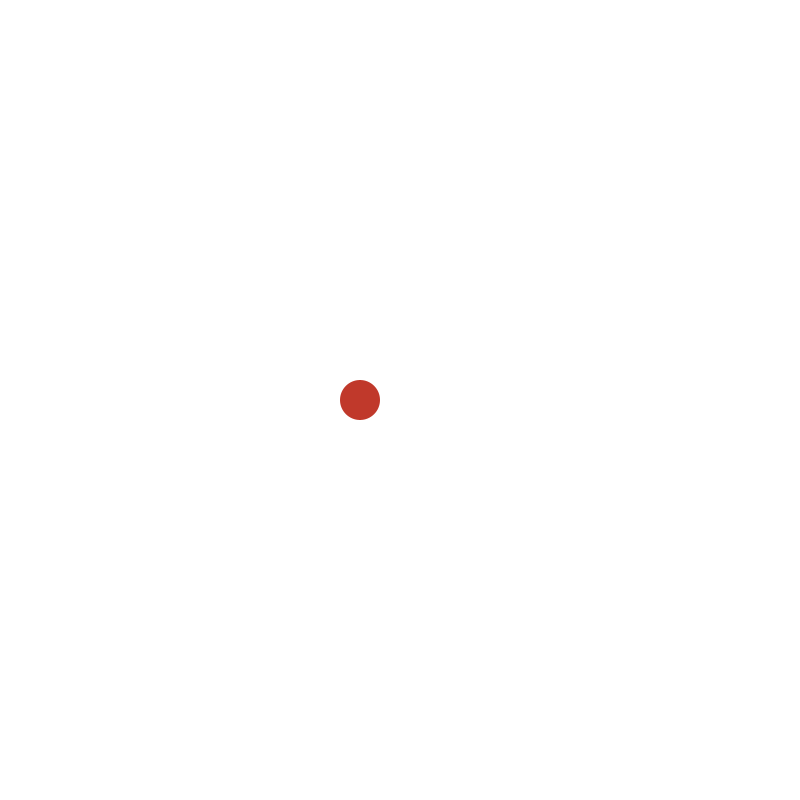
Frame 1 (no input)
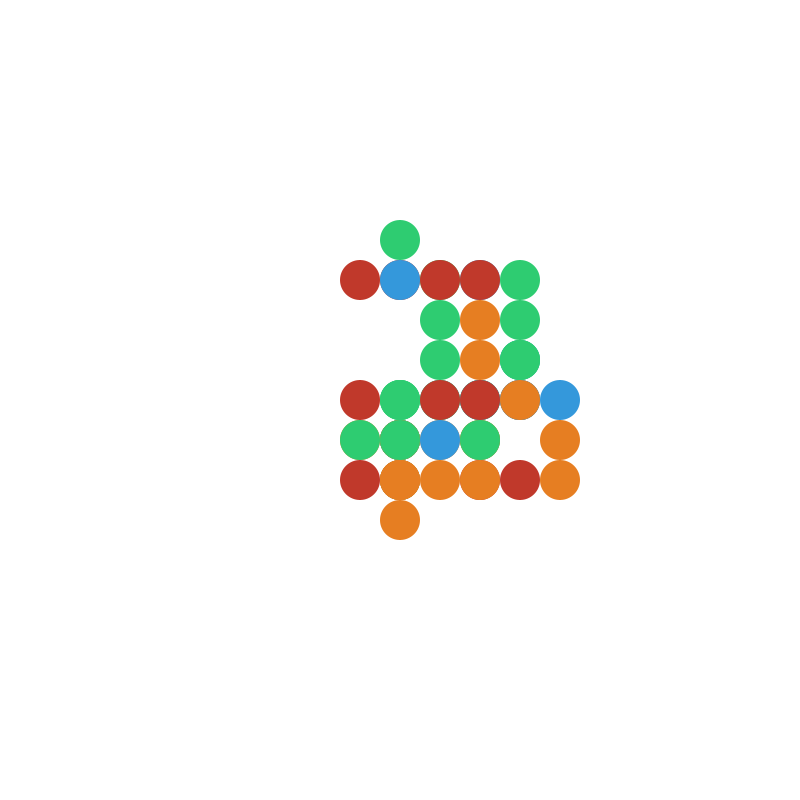
Frame 60 (the mouse pressed at the canvas centre just before this capture)
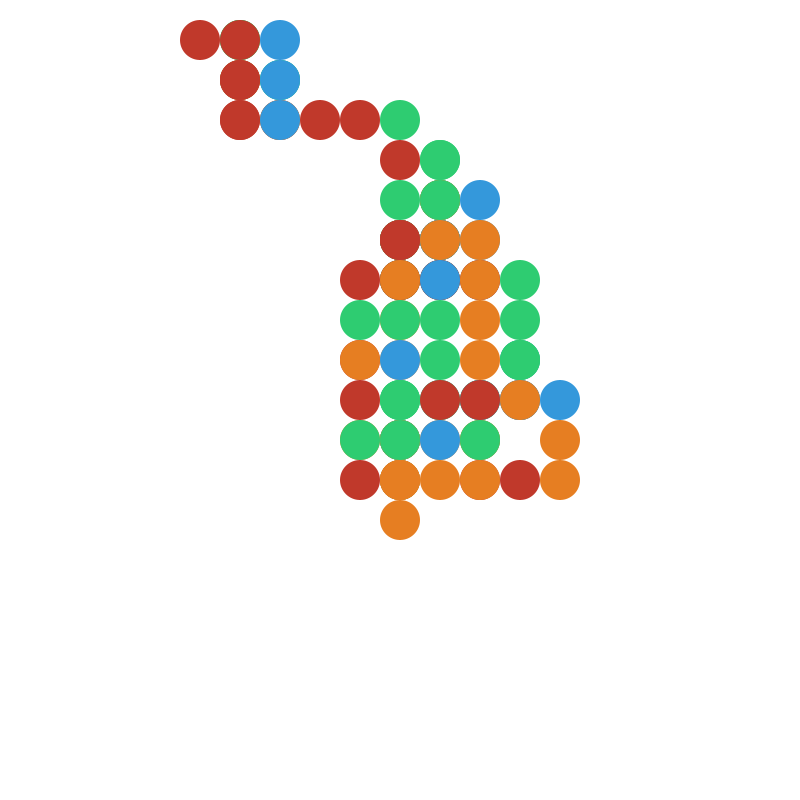
Frame 120 (the mouse held since frame 60 and released just before this capture)

The Processing sketch that drew these frames (run headless with seeded random() and noise(); from frame 60 on, the mouse is pressed at the canvas centre):

// Processing sketch: week05_alptugan_RandomFunction_02
// ── week05_alptugan_RandomFunction_02.pde
// The following variable will hold the random() function's values
float randomGen;
float rndRadGen;

// IDE: Integrated Development Environment

float x;
float y;
float rad;
int gap;
void setup() {
  // set the window position
  surface.setLocation(100, 200);

  // Set size of the Processing window
  size(800, 800);

  // There are 3 ways to set fill color
  // set background color
  background(255, 255, 255); // setting r,g,b, values must be in 0 - 255
  // Grayscale color
  //background(255);         // settig grayscale, values must be in 0 - 255
  // Hexadecimal color
  //background(#ffcc00);     // setting hexademical values
  frameRate(4);
  
  x = width / 2;
  y = height / 2;
  
  gap = 40;
}

void draw() {
  //background(255, 255, 255);

  randomGen = int(random(0, 4));

  if (randomGen == 0) {
    /*fill(#333333);
    textSize(48);
    text("It's 0", 10, 50);*/
    // Move up
    y = y - gap;
    fill(#2ecc71);
  }else if(randomGen == 1) {
    /*fill(#033333);
    textSize(48);
    text("It's 1", 10, 50);*/
    fill(#e67e22);
    y = y + gap;
  }else if(randomGen == 2) {
    /*fill(#331133);
    textSize(48);
    text("It's 2", 10, 50);*/
    fill(#c0392b);
    x = x - gap;
  }else if(randomGen == 3) {
    /*fill(#3ff333);
    textSize(48);
    text("It's 3", 10, 50);*/
    fill(#3498db);
    x = x + gap;
  }
  noStroke();
  
  circle(x, y, gap);
  /*rndRadGen = random(10, 100);
   
   //println();
   fill(#333333);
   textSize(48);
   text("Generated Random Numbers", 10, 50); 
   
   textSize(64);
   fill(#ff0000);
   text(randomGen, 10, 120);
   
   noFill();
   circle(randomGen, height / 2, rndRadGen);
   circle(width/2, randomGen, rndRadGen*2*-1);
   circle(randomGen, height / 5, rndRadGen*5);
   
   rectMode(CENTER);
   rect(width/2, height/2, (rndRadGen + randomGen) * 0.25, (rndRadGen + randomGen) * 0.25);
   rect(width/2, height/2, (rndRadGen + randomGen) * 0.5, (rndRadGen + randomGen) * 0.5);
   rect(width/2, height/2, rndRadGen + randomGen, rndRadGen + randomGen);*/
}
